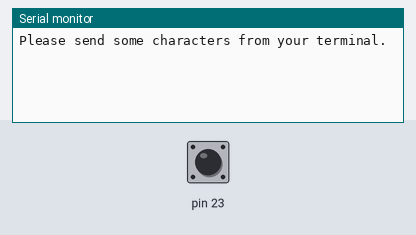
Bench run of a sketch on a simulated Arduino Uno, built with avr-gcc and run on an emulated ATmega328P. On the bench: the last lines printed to the serial monitor. The inputs (shaded band) are chosen by the test bench; at power-on: pin 23 LOW.

Above: at 5.0 s.
5.1 s: pin 23 driven HIGH
At 6.2 s:
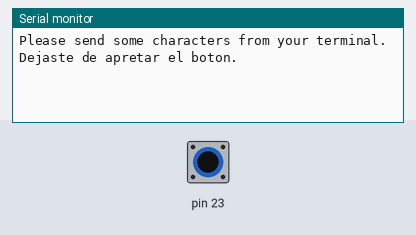
6.6 s: pin 23 driven LOW
At 7.4 s:
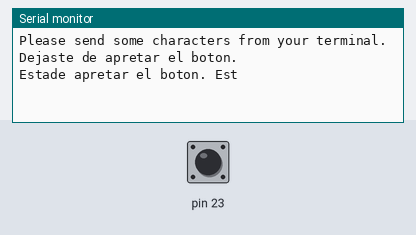
8.1 s: pin 23 pulsed HIGH 2 times (0.12 s each, 0.3 s apart)
At 9.6 s:
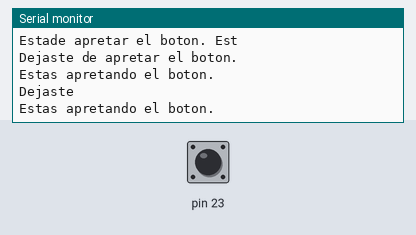
10.2 s: pin 23 driven HIGH
At 11.3 s:
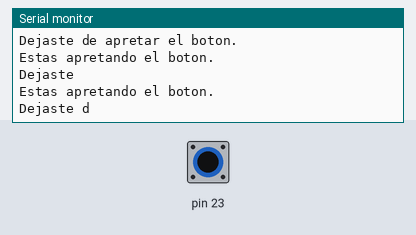
11.7 s: pin 23 pulsed LOW 5 times (0.12 s each, 0.3 s apart)
At 12.12 s:
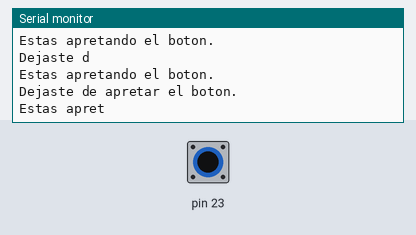

The sketch:

USART_4.ino
```cpp
/***************************************************
 * This is an example program to demonstrate the
 * successful implementation of the USART's
 * interrupt functions.
 *
 * Connect your developer board to a PC and configure
 * a terminal emulator with the appropriate baud rate.
 *
 * Hint: You can not connect your terminal to this board
 * and avrdude at the same time. Disconnect your terminal
 * software when loading a new program into the flash!
 *
 * This code is in the public domain.
 *
 ****************************************************/


#include <avr/io.h>
#include <util/delay.h>
#include "USART_implement_me.h"


/* The main function */
int main(void)
{
    // You already lerned how to configure that button, remember?

    struct USART_configuration config_57600_8N1 = {57600, 8, 0, 1};
    struct USART_configuration config_9600_8N1 = {9600, 8, 0, 1};

    lista_entrada = linked_list();
    lista_salida = linked_list();

    Error_checking(USART_Init(config_9600_8N1));

    //Global interrupts
    sei(); // Set interrupts

    //Interrupts for button
    PCMSK0 |= (1<<PCINT7);  // Pin Change mask register 0.
                            // Aqui esta el 7 que corresponde al boton: PB7.
                            // Pin Change Interrupt source 7.

    PCICR |= (1<<PCIE0);    //pin change interrupt 0 is enabled. Pin change interrupt control register.
                            // Any change on any enabled PCINT[7:0] pin will cause an interrupt.
                            //Any change on any enabled PCINT[0:7] pin will cause an interrupt

    Transmit_string("\nPlease send some characters from your terminal.\n");

    while (1){

        //Transmit_string("\nHemos vuelto.\n");
        _delay_ms (200);
        delete_list(lista_salida);
//          Transmit_string("Volvimos exitosamente\n");
//          _delay_ms(200);
//
//          node_t *actual = lista_salida;
//          while (actual->next != NULL){
//
//            node_t *actual2 = actual;
//            actual = actual->next;
//            free(actual2);
//          }
//
//          node_t *lista_salida = NULL;
//          lista_salida = malloc(sizeof(node_t));
//          lista_salida->val = ' ';
//          lista_salida->next = NULL;
//
//
    }
}


// Interrupt de recepción de datos
// USART, Rx Complete
// Se activa cuando hay un caracter en el buffer UDR0
ISR(USART_RX_vect) // Una vez hay un caracter almacenado en el buffer, lo guarda en el registro UDR0
{
    // Transmit_string("\nRx\n");
    if (recieve_data(lista_entrada,UDR0)) // Tiene como parámetros una lista (caracteres ya escritos)
                                                 // y el buffer UDR0, donde va a parar el ultimo caracter que envío.
    {
        copy_lists(lista_entrada, lista_salida);
        // delete_list(lista_entrada);
        UCSR0B &= ~(1<<RXEN0) & ~(1<<RXCIE0);   // USART Control and Status Register 0 B
                                                // RXEN0==0: disabled reciever. RXCIE0==0: disables interrupt
        UCSR0B |= (1<<TXEN0)|(1<<UDRIE0);      // TXEN0==1: transmit enabled. UDRIE0==1: USART Data Register Empty Interrupt Enable 0. (enables interrupt)
  }
}


// Interrupción de transmición
// USART Data Register Empty
// Entra al interrupt cuando UDR0 está vacío y listo para recibir información y mandarla
ISR(USART_UDRE_vect)  // rutina de interrupcion se activa cuando mando algo
{

    if (Transmit_list(&UDR0))
    {
        // Transmit_string("\nUDRE\n");
        // Transmit_list(lista_salida);
        delete_list(lista_salida);
        UDR0 = '\n';
        UCSR0B &= ~(1<<TXEN0) & ~(1<<UDRIE0);  // recieve enabled, transmit disabled
        UCSR0B |= (1<<RXEN0) | (1<<RXCIE0);
    }
}


// Interrupt se activa cuando aprieto el boton.
ISR(PCINT0_vect) {                                          // Una vez activada la interrupción
  if (!(PINB & (1<<PINB7)))                                 // Si el pin está en tierra
  {
    Transmit_string("Estas apretando el boton.\n");           // Está aprentando el botón
  }
  else Transmit_string("Dejaste de apretar el boton.\n");     // En otro caso no lo hace
}
```

USART_implement_me.h
```cpp
/***************************************************
 * This is a USART library for the ATMega328P.
 *
 * It can provide basic USART (serial) communication for any application.
 *
 * This code is in the public domain. Feel free to do with it whatever you want.
 *
 *
 *
 * FOR STUDENTS:
 *
 * This file has an incomplete struct definition. Add definitions for its
 * members! Check the other files and the lab description to find out which
 * parameters and what ranges are needed.
 *
 ****************************************************/

#ifndef _USART_IMPLEMENT_ME_H_
#define _USART_IMPLEMENT_ME_H_

#define FOSC 16000000
#define BUF_SIZE 20

#include <avr/io.h>				// PROGRAMACIÓN TARJETA
#include <stdint.h>				// UINTS
#include <avr/interrupt.h>		// INTERRUPCIONES

struct USART_configuration
{
	 uint16_t baud;
	 uint8_t data;
	 uint8_t parity;
     uint8_t stopbits;
};

struct node
{
	 uint8_t val;
     struct node *next;
};

typedef struct node node_t;


volatile node_t *lista_entrada;
volatile node_t *lista_salida;

node_t *linked_list();

void append(node_t *nodo, int valor);

void delete_list(node_t *nodo);

uint8_t USART_Init(struct USART_configuration config);

void copy_lists();

uint8_t recieve_data(node_t *nodo, uint8_t data);

void Transmit_string(char *string);

uint8_t Transmit_list(volatile uint8_t *data);

void push(node_t **nodo, int val);

#endif /* _USART_IMPLEMENT_ME_H_ */
```

USART_implement_me.ino
```cpp
/***************************************************
 * This is a USART library for the ATMega328P.
 *
 * It can provide basic USART (serial) communication for any application.
 *
 * This code is in the public domain. Feel free to do with it whatever you want.
 *
 *
 *
 * FOR STUDENTS:
 *
 * This file will be given to you in an 'empty' state. The function bodies are
 * provided, but not their content. You are supposed to add the proper code
 * and complete these functions.
 *
 * Hint 1: RTFM! The Atmel device datasheets contain all information necessary.
 *
 * Hint 2: We do not expect you to write the most performant or exceptionally
 * well-engineered code, but it should work. If in doubt, sacrifice speed for
 * reliability. If you are bored, rewrite the entire library in assembler and
 * squeeze the last microsecond out of it.
 *
 ****************************************************/

#include "USART_implement_me.h"

uint8_t USART_Init(struct USART_configuration config)
{
 	// Add your code here. Don't forget that this function is supposed
 	// to return an error code if something goes wrong!

    int error = 0;

 	//Enable recieve_datar and transmitter */
 	UCSR0B = (1<<RXEN0) | (1<<TXEN0) ;    // Reciver enable 0 y Transmitter enable 0 (USART0 --> REGISTER DESCRIPTION --> USART Control and Status Register n B)
                                          // RXENn: Escribiendo este bit en 1, enciende el USART Reciever
                                          // TXENn: Escribiendo este bit en 1, enciende el USART Transmitter.
    uint16_t ubrr;
    // Baud rate
    switch (config.baud)
    {
        case 9600:
            ubrr = FOSC/config.baud/16 - 1;      // Página 173

            UBRR0H = (unsigned char)(ubrr>>8);    // USART Baud Rate Register High
            UBRR0L = (unsigned char)ubrr;         // USART Baud Rate Register Low
            break;

        case 19200:
            ubrr = FOSC/config.baud/16 - 1;      // Página 173

            UBRR0H = (unsigned char)(ubrr>>8);    // USART Baud Rate Register High
            UBRR0L = (unsigned char)ubrr;         // USART Baud Rate Register Low
            break;

        case 57600:
            ubrr = FOSC/config.baud/16 - 1;      // Página 173

            UBRR0H = (unsigned char)(ubrr>>8);    // USART Baud Rate Register High
            UBRR0L = (unsigned char)ubrr;         // USART Baud Rate Register Low
            break;

        default:                           // Configuración por defecto para enviar el error en 57600
            ubrr = FOSC/9600/16 - 1;       // Página 173

            UBRR0H = (unsigned char)(ubrr>>8);    // USART Baud Rate Register High
            UBRR0L = (unsigned char)ubrr;         // USART Baud Rate Register Low
            error = 1;
}

    // Número de bits
    switch (config.data)
    {
 		case 5:
            UCSR0C &= ~(1<<UCSZ02) & ~(1<<UCSZ01) & ~(1<<UCSZ00);
 		    break;

 		case 6:
            UCSR0C &= ~(1<<UCSZ02) & ~(1<<UCSZ01);
 		    UCSR0C |=  (1<<UCSZ00);
 		    break;

 		case 7:
            UCSR0C &= ~(1<<UCSZ02) & ~ (1<<UCSZ00);
 		    UCSR0C |=  (1<<UCSZ01);
 		    break;

 		case 8:
            UCSR0C |= (3<<UCSZ00);
 		    break;

 		default:
            UCSR0C |= (3<<UCSZ00);  // 8 bits por defecto
            error = 1;
 	}

    // Numero de bits de término
 	switch (config.stopbits)
 	{
 		case 1:
            UCSR0C &= ~(1<<USBS0);
 		    break;

 		case 2:
            UCSR0C |= (1<<USBS0);
 		    break;

 		default:
            UCSR0C &= ~(1<<USBS0); // 1 bit por defecto
            error = 1;
 	}

    // Paridad
 	switch (config.parity)
 	{
 		case 0:
            UCSR0C &= ~(1<<UPM01) & ~(1<<UPM00);	// None parity
 		    break;

 		case 2:
            UCSR0C |= (1<<UPM01) | (1<<UPM00);		// Odd parity
 		    break;

 		case 1:
            UCSR0C |= (1<<UPM01);					// Even parity
 		    UCSR0C &= ~(1<<UPM00);
 		    break;

 		default:
            UCSR0C &= ~(1<<UPM01) & ~(1<<UPM00);
            error = 1;
	}

 	return error;
}


///////// DETECCIÓN DE ERRORES
void Error_checking(int error)
{
   if (error == 1)
   {
    Transmit_string("Se ha ingresado una configuracion invalida.\r\n");
    while (1);
   }
   else
   {;}
}


////////// INICIALIZADOR DE LA LISTA LIGADA
node_t *linked_list()
{
  node_t *head = NULL;               // Crea un nodo 'cabeza'
  head = malloc(sizeof(node_t));     // Asigna el número especificado de
                                     // bytes para guardar el nodo
  head->val = ' ';                   // Por defecto el char de inicio es ' '
  head->next = NULL;                 // No tenemos otro nodo
  return head;                       // Retorna la lista inicializada
}


///////////// AGREGAR UN NODO A LA LISTA
void append(node_t *nodo, int valor)    // Recibo el nodo de proveniente de la
{                                       // dicrección p_head y el valor del caracter
  node_t *current = nodo;               // Guardamos la dirección del nodo inicial

                                        // Mientras el nodo tenga un nodo siguie
  while (current->next != NULL)         // Pasamos de nodo en nodo hasta que llegamos al final
  current = current->next;

  // Encontramos en nodo final
  current->next = malloc(sizeof(node_t));          // Se asigna el número de bits necesario para
                                                   // guardar el nodo
  current->next->val = valor;                      // El valor del nodo será el caracter que se ingresa
  current->next->next = NULL;                      // El nodo siguiente es NULL
}


///////////// LIMPIA LOS REGISTROS DE LA LISTA
void delete_list(node_t *nodo)                  // Recibo el nodo de proveniente de la
{                                               // dicrección p_head y el valor del caracter
  node_t *current = nodo;                       // Tomamos el nodo
  while(current != NULL)                        // Mientras el nodo no esté vacío
  {
    nodo = nodo->next;                          // Guarda el nodo siguiente
    free(current);                              // Libera el bloque de memoria del nodo
    current = nodo;                             // Actualiza el valor de node, para seguir en el loop
  }
  push(&nodo,' ');                              // Deja el valor del primer nodo de la lista en ' '
}


///////////////////// APPEND PARA UN NODO VACÍO
void push(node_t **nodo, int value)               // ** Indica doble puntero (dirección de la dirección)
{
  node_t *new_node;                             // Se instancia un nuevo nodo
  new_node = malloc(sizeof(node_t));            // Se asigna el número de bits necesario para el nodo
  new_node->val = value;                          // Asigna el valor al nuevo nodo
  new_node->next = *nodo;                       // Revisa el valor del último nodo de la lista recién borrada (NULL)
  *nodo = new_node;                             // Sobreescribe el último nodo como el nuevo nodo cabeza
}


////////////////////////// RECIBE INFO Y LA GUARDA EN LA LISTA
uint8_t recieve_data(node_t *nodo, uint8_t data) // Escribe cada caracter ingresado hasta el ENTER
{
  if (data != '\n')
  {
    append(nodo, data);
    return 0;
  }
  else return 1;
}


 ///////////////////// TRANSMISOR DE STRING
void Transmit_string(char *string)
{
  while (*string != '\0')
  {
    append(lista_salida, *string);
    string++;
  }
  UCSR0B |= (1<<TXEN0) | (1<<UDRIE0);
  //UDRIE0: data register empty enable
}


///////////////////// TRASPASA ELEMENTOS ENTRE LISTAS
void copy_lists(node_t *lista1, node_t *lista2) //recibe dos listas. Mientras no se acabe la lista 1, transformo la 1 a la 2.
{
    // node_t *aux;
    while (lista1->next != NULL)
    {
    append(lista2, lista1->next->val);
    // aux = lista1->next;
    // free(lista1);
    // lista1 = aux;
    lista1 = lista1->next;
    }
}


/////////////////////// SOBREESCRIBE EL UDR0 CON LA INFO
uint8_t Transmit_list(volatile uint8_t *data)
{
  if (lista_salida->next != NULL)
  {
    *data = (lista_salida->next->val);
    lista_salida = lista_salida->next;
    return 0;
  }
  else return 1;
}
```

Measured:
- after the input at 5.1 s, the serial monitor: prints a new line at once (image 1)
- after the input at 6.6 s, the serial monitor: prints a new line at once (image 2)
- after the input at 8.1 s, the serial monitor: prints a new line after 0.12 s (image 3)
- after the input at 10.2 s, the serial monitor: prints a new line at once (image 4)
- after the input at 11.7 s, the serial monitor: prints a new line at once (image 5)
